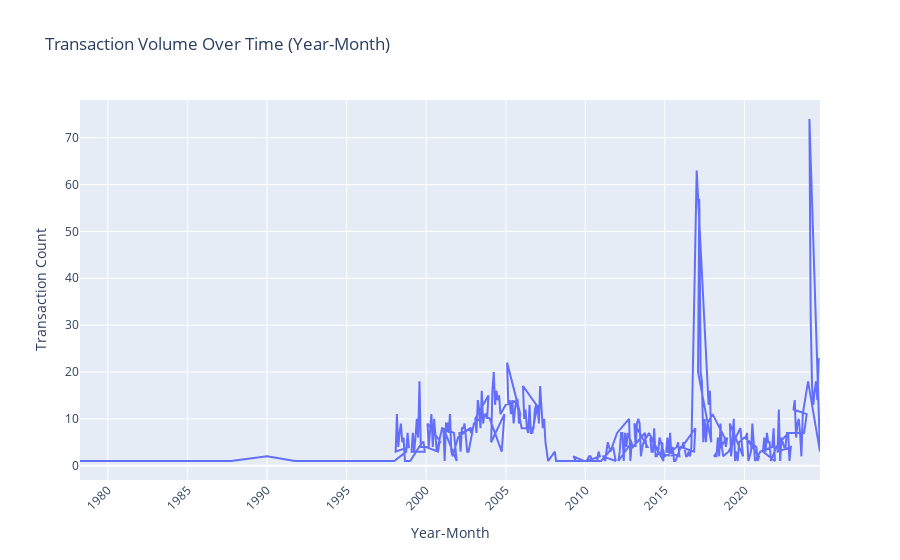

Notebook code cell kept with this figure:
### Code cell
# Create a new column combining year and month into a single string
transactions_satwa['year_month'] = transactions_satwa['year'].astype(str) + '-' + transactions_satwa['month'].astype(str)

# Group by the new year_month column and count the number of transactions
monthly_transactions = transactions_satwa.groupby(['year_month']).size().reset_index(name='transaction_count')

# Sort by the year_month for visualization
monthly_transactions = monthly_transactions.sort_values(by=['year_month'])

fig = px.line(monthly_transactions, x='year_month', y='transaction_count', 
              title='Transaction Volume Over Time (Year-Month)', labels={'year_month': 'Year-Month', 'transaction_count': 'Transaction Count'})
fig.update_layout(xaxis_tickangle=-45)  # Rotate x-axis labels for better readability
fig.show()

### Figure 1 — Plotly figure (JSON) as saved in the notebook; plotly's stock layout.template omitted (floating-point values rounded to 4 significant figures; data arrays with more than 128 entries replaced by an {"elided": "..."} marker saying what was removed)
{"data": [{"hovertemplate": "Year-Month=%{x}<br>Transaction Count=%{y}<extra></extra>", "legendgroup": "", "line": {"color": "#636efa", "dash": "solid"}, "marker": {"symbol": "circle"}, "mode": "lines", "name": "", "orientation": "v", "showlegend": false, "type": "scatter", "x": {"elided": "314 str values"}, "xaxis": "x", "y": {"elided": "314 int values"}, "yaxis": "y"}], "layout": {"legend": {"tracegroupgap": 0}, "title": {"text": "Transaction Volume Over Time (Year-Month)"}, "xaxis": {"anchor": "y", "domain": [0, 1], "tickangle": -45, "title": {"text": "Year-Month"}}, "yaxis": {"anchor": "x", "domain": [0, 1], "title": {"text": "Transaction Count"}}}}
